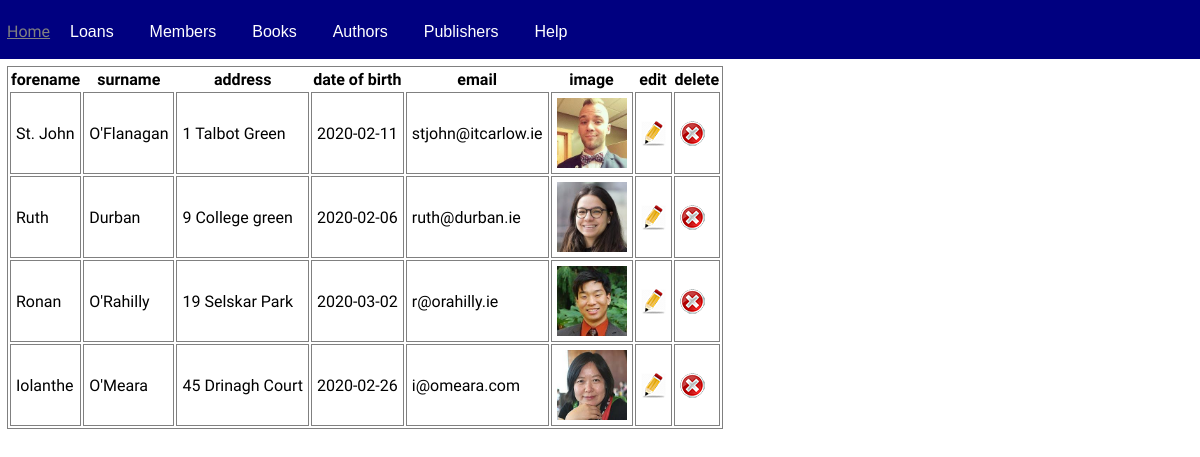
The app's page /show-members.php with its own data.
### tables this page shows
CREATE TABLE `t_members` (
  `member_id` int(8) NOT NULL,
  `forename` varchar(60) NOT NULL,
  `surname` varchar(60) NOT NULL,
  `address` varchar(150) NOT NULL,
  `dob` date NOT NULL,
  `email` varchar(60) NOT NULL,
  `image` varchar(100) NOT NULL
);

### show-members.php (the view, shortened to what this page needs)
<html>
<head>
    <link rel="stylesheet" href="style1.css" type="text/css">
</head>
<body>
    <?php require 'db-connect.php'?>
    <?php require 'navbar.php'?><main>
        <table>
            <tr>
                <th>forename</th>
                <th>surname</th>
                <th>address</th>
                <th>date of birth</th>
                <th>email</th>
                <th>image</th>
                <th>edit</th>
                <th>delete</th>
            </tr>
            <?php
$sql="SELECT * FROM t_members";
$result=mysqli_query($con,$sql);
while ($row=mysqli_fetch_array($result)){
     echo '<tr>';
     echo '<td>'.$row['forename'].'</td>';
     echo '<td>'.$row['surname'].'</td>';
     echo '<td>'.$row['address'].'</td>';
     echo '<td>'.$row['dob'].'</td>';
     echo '<td>'.$row['email'].'</td>';
     echo '<td><img id="thumbnail" src="member-images/'.$row['image'].'"</td>';
     echo '<td><a href="edit-member.php?member_id='.$row['member_id'].'"><img src="edit.png"></a>
     </td>';
     echo '<td><a href="delete-member.php?member_id='.$row['member_id'].'"><img src="delete.png"></a></td>';
     echo '</tr>';
    }
?>
        </table>
    </main>
</body>
</html>

### style1.css (style rules this page uses)
body { padding: 0px; margin: 0px; font-family: 'Varela Round', sans-serif; }
main { padding: 7px; }
img#thumbnail { width: 70px; }
td, tr, table { border: 1px grey solid; }
td { padding: 5px; }

### records on screen
t_members: forename "St. John", surname "O'Flanagan", address "1 Talbot Green", dob "2020-02-11", email "stjohn@itcarlow.ie", image (picture)
t_members: forename "Ruth", surname "Durban", address "9 College green", dob "2020-02-06", email "ruth@durban.ie", image (picture)
t_members: forename "Ronan", surname "O'Rahilly", address "19 Selskar Park", dob "2020-03-02", email "r@orahilly.ie", image (picture)
t_members: forename "Iolanthe", surname "O'Meara", address "45 Drinagh Court", dob "2020-02-26", email "i@omeara.com", image (picture)
